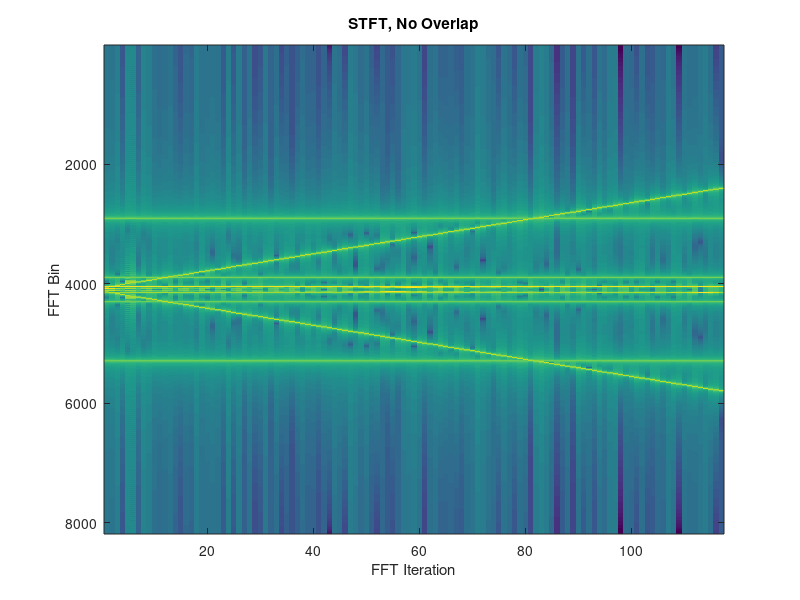
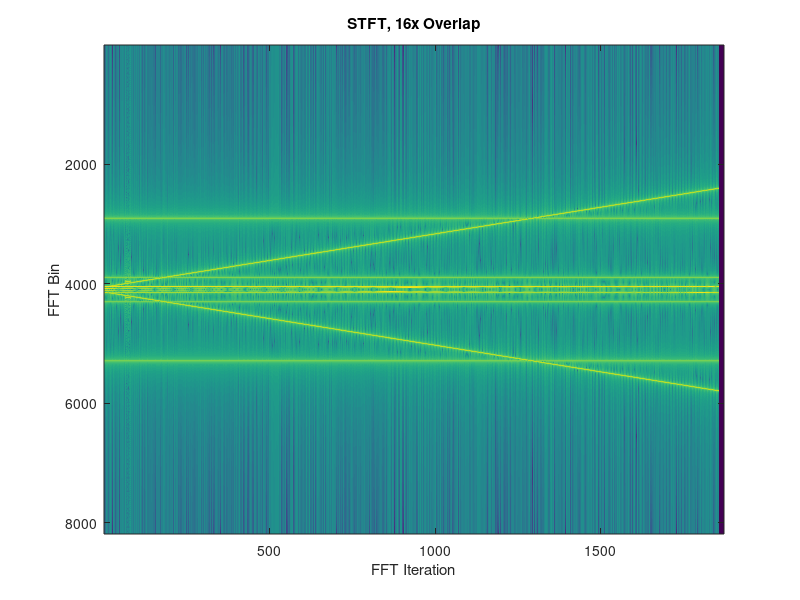

Write the MATLAB code that produced these figures, in order.
clear; close('all');
%% Real-Time Spectrum Analysis (RTSA) Params
fs       = 48e3;    % sampling frequency (Hz)
tot_time = 20;      % total time (seconds)
fft_len  = 8192;    % FFT length to use in STFT calcs (keep to pow2 sizes)
overlap  = 16;      % Number of overlapped FFTs for RTSA (keep to pow2 sizes)
t        = linspace(0, tot_time - 1/fs, fs * tot_time);

%% Create input signal w/mix of tones & chirps (Hz)
freqs  = [300, 1200, 3000, 7000];
chirps = [100, 300; ...
          200, 10000];
sig    = zeros(size(t));

% create short, HF pulse
fPulse     = 777;
numSampPer = round(fs/fPulse); % number of samples for 1x period in fs
numCycles  = 8; % num cycles of HF pulse to generate
numHFsamp  = numCycles*numSampPer;
% pulse sample start near boundary of FFT window
pulseStart = (5*fft_len)-round(numHFsamp/2);
pulseEnd   = pulseStart + numHFsamp;
sig(pulseStart:pulseEnd) = 5*sin(2*pi*t(pulseStart:pulseEnd)*fPulse);

if ~isempty(freqs) % create tones
    for i = 1:length(freqs)
        sig = sig + sin(2*pi*t*freqs(i));
    end
end

if ~isempty(chirps) % create chirps
    for i = 1:size(chirps, 1)
        sig = sig + chirp(t, chirps(i,1), t(end), chirps(i,2));
    end
end


%% Plot standard Short-Time Fourier Transform (STFT, no-overlap)
figure
num_full_ffts = floor(length(sig) / fft_len); % # of back-to-back FFTs to do
basicSig = sig(1:num_full_ffts * fft_len);
S   = reshape(basicSig, fft_len, num_full_ffts);
S   = fftshift(fft(S), 1);
%stft_time = 0:tot_time/num_full_ffts:tot_time;
imagesc(20*log10(abs(S)));
title('STFT, No Overlap')
xlabel('FFT Iteration'); ylabel('FFT Bin');


%% RTSA Process (Overlapped STFTs)
num_stfts = overlap*floor(length(sig) / fft_len); % # of total STFTs to do
rtsaOut   = zeros(fft_len, num_stfts);
stftStep  = fft_len/overlap; % number of samples to slide in each STFT step
for i = 1:num_stfts-overlap+1
    lowIdx  = ((i-1)*stftStep)+1;
    highIdx = lowIdx + fft_len - 1;
    rtsaOut(:,i) = fftshift(fft(sig(lowIdx:highIdx)));
end
figure
imagesc(20*log10(abs(rtsaOut)));
title(['STFT, ',num2str(overlap),'x Overlap'])
xlabel('FFT Iteration'); ylabel('FFT Bin');